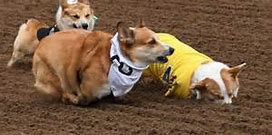
#> input picture Python/Pycharm/8Opencv/test.png, 272 x 135 px
$ python 2.py
#> lines starting #> are read from the running program, lines starting #| are printed output that depends on the picture; after the words box and inside, x2 and y2 are one past the last pixel; in counts of white or black regions, pixels touching at a corner belong together
import cv2
img=cv2.imread('test.png',0)
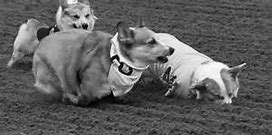
#> img: shape (135, 272); min 0, max 254, mean 96.4
cv2.putText(img,"Cokie race",(100,25),cv2.FONT_HERSHEY_SIMPLEX,1,(255,0,0),2)
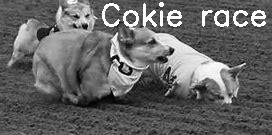
#> img: shape (135, 272); 3.03% of pixels changed, all inside (x1, y1, x2, y2) = (102, 2, 266, 27)
cv2.imshow('image',img)
k=cv2.waitKey(0)
#> (key Esc is pressed here)
if k==27: #等待 ESC 键
    cv2.destroyAllWindows()
elif k==ord('s'): #等待 's' 键来保存和退出
    cv2.imwrite('messigray.png',img)
    cv2.destroyAllWindows()
